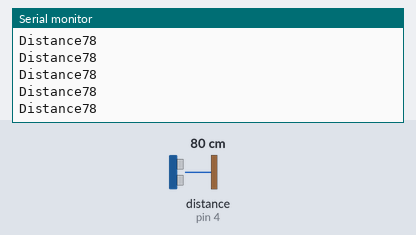
This sketch was run on a simulated Arduino Uno, built with avr-gcc and run on an emulated ATmega328P. Parts: the last lines printed to the serial monitor. Wiring (inferred from the names in the program): ultrasonic range finder: trigger pin 3; echo pin 4. Inputs (shaded band) come from the test bench; at power-on: distance to the obstacle (sensor on pin 4) 80 cm. The echo pulse lasts 58.3 µs per cm.

Above: at 1.2 s.
1.3 s: distance to the obstacle (sensor on pin 4) set to 2 cm
At 2.1 s:
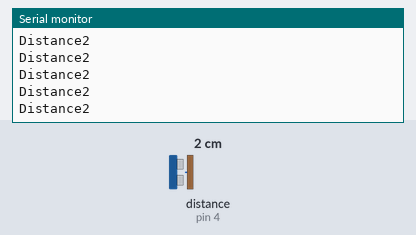
4.3 s: distance to the obstacle (sensor on pin 4) set to 250 cm
At 5.2 s:
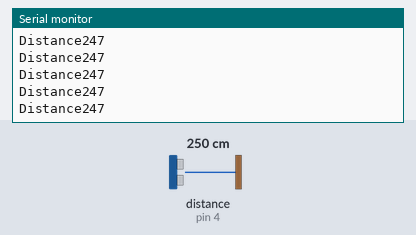
7.3 s: distance to the obstacle (sensor on pin 4) set to 299 cm
At 8.1 s:
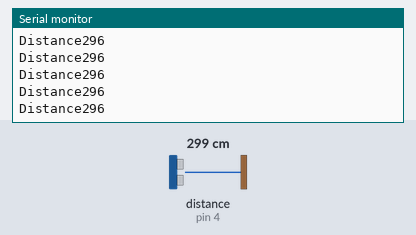
10.3 s: distance to the obstacle (sensor on pin 4) set to 4 cm
At 11.3 s:
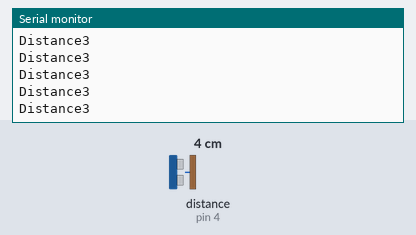
Timing chart, 0 to 13.3 s (numbered marks = the images above; inputs shaded):
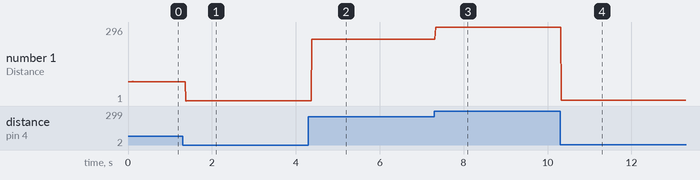

The sketch:

distance_ultrasonic_sensor.ino
```cpp
int trigPin = 3;
int echoPin = 4;

void setup()
{
  Serial.begin(9600);
  pinMode(trigPin,OUTPUT);
  pinMode(echoPin,INPUT);
}

void loop()
{
  digitalWrite(trigPin,LOW);
  delayMicroseconds(2);
  digitalWrite(trigPin,HIGH);
  delayMicroseconds(10);
  digitalWrite(trigPin,LOW);

  int duration = pulseIn(echoPin,HIGH);

  int distance = duration * 0.034 / 2;

  Serial.print("Distance");
  Serial.println(distance);
}
```

Measured:
- after the input at 1.3 s, the serial monitor: prints a new line after 0.08 s (image 1)
- after the input at 4.3 s, the serial monitor: prints a new line after 0.08 s (image 2)
- after the input at 7.3 s, the serial monitor: prints a new line at once (image 3)
- after the input at 10.3 s, the serial monitor: prints a new line at once (image 4)
- plotted number 1: 78 → 2 after the input at 1.3 s, 2 → 247 after the input at 4.3 s, 247 → 296 after the input at 7.3 s, 296 → 3 after the input at 10.3 s
